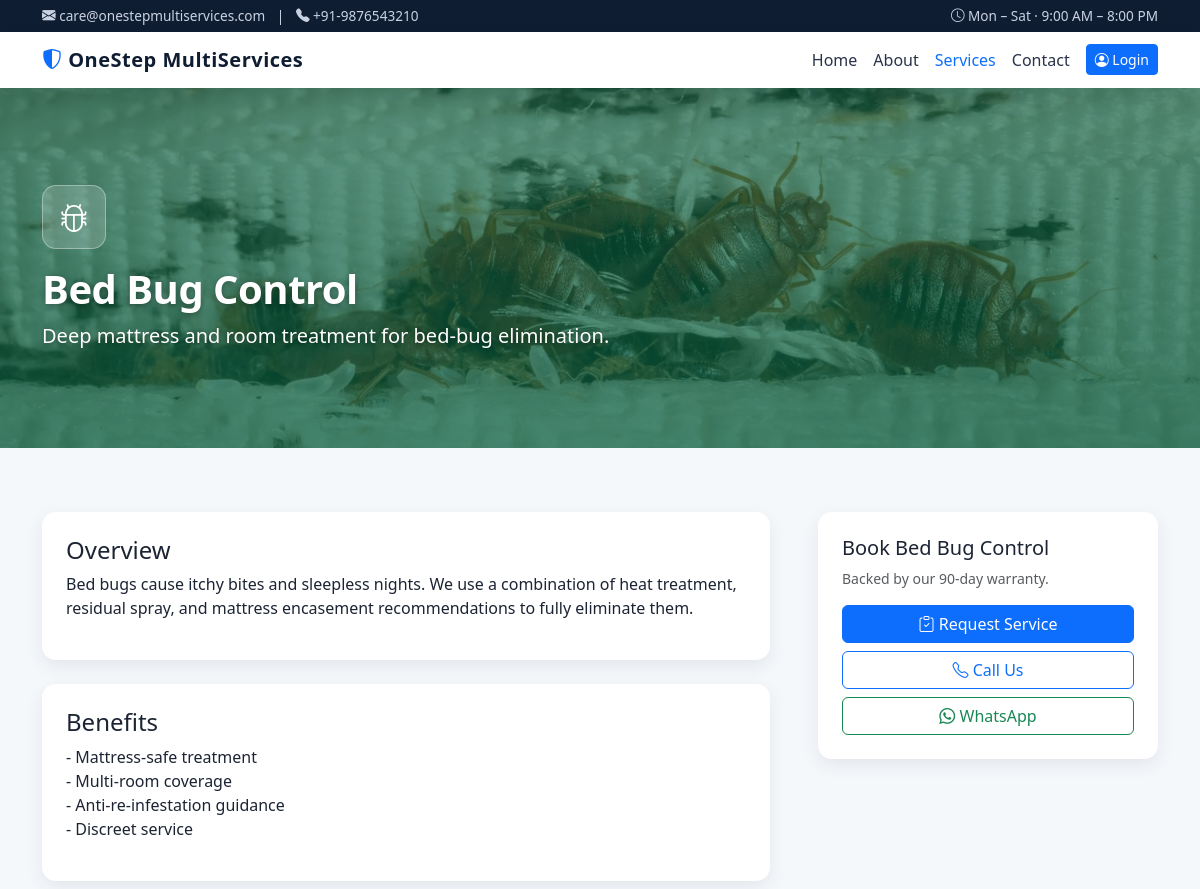
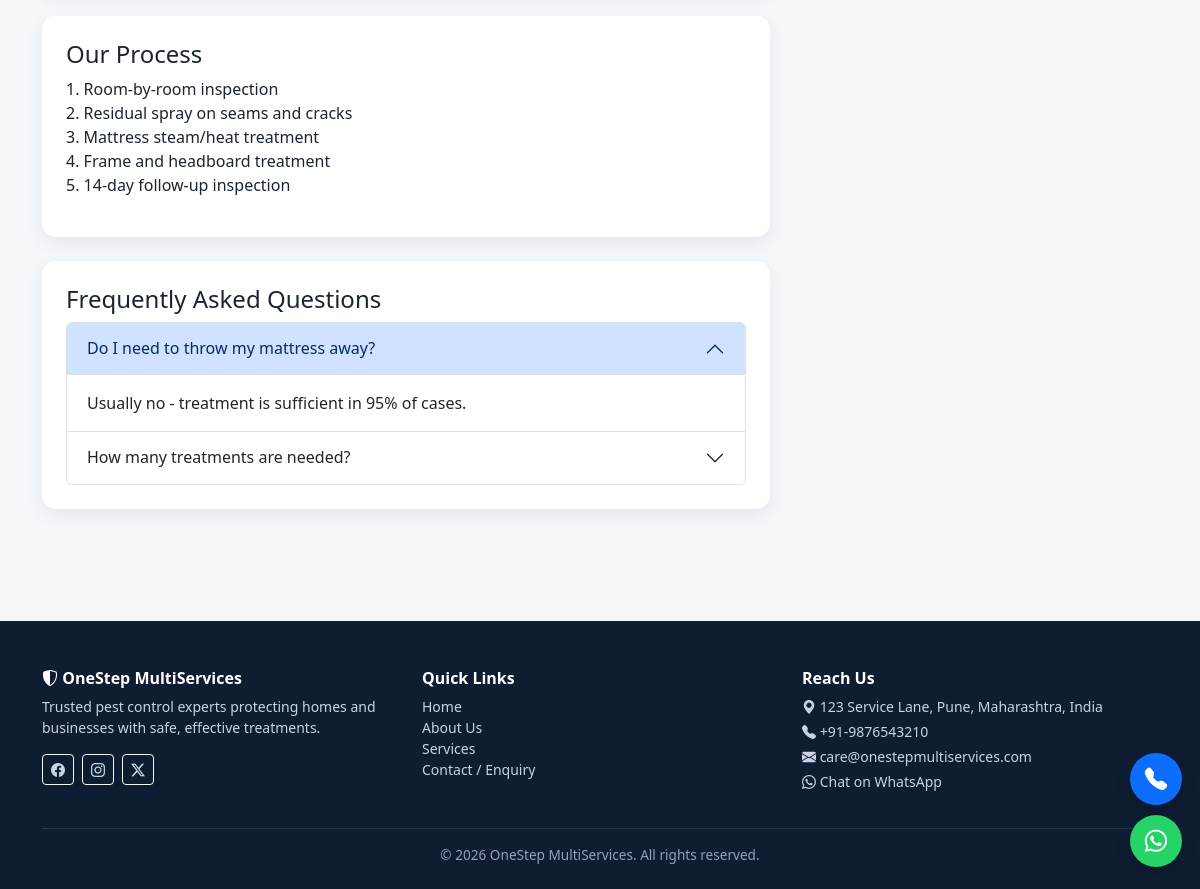
Screenshot of /services/bed-bug-control with the database file from the repository (2 pictures, top to bottom).
### models.py (models this page shows, shortened)
class Service(db.Model):
    __tablename__ = "services"
    id = db.Column(db.Integer, primary_key=True)
    name = db.Column(db.String(120), nullable=False, unique=True)
    slug = db.Column(db.String(120), unique=True, index=True)
    short_description = db.Column(db.String(255))
    description = db.Column(db.Text)
    benefits = db.Column(db.Text)
    process = db.Column(db.Text)
    faq = db.Column(db.Text)  # JSON-encoded Q&A list
    image = db.Column(db.String(255))  # static/images/<file>
    icon = db.Column(db.String(80))  # bootstrap-icons class e.g. bi-bug
    status = db.Column(db.String(20), default="ACTIVE")  # ACTIVE / INACTIVE
    created_at = db.Column(db.DateTime, default=datetime.utcnow)
    leads = db.relationship("Lead", backref="service", lazy=True)
    bookings = db.relationship("Booking", backref="service", lazy=True)
    @property
    def faq_list(self):
        if not self.faq:
            return []
        items, q, a = [], None, []
        for raw in self.faq.splitlines():
            line = raw.strip()
            if not line:
                continue
            if line.startswith("Q:"):
                if q is not None:
                    items.append({"q": q, "a": " ".join(a).strip()})
                q = line[2:].strip()
                a = []
            elif line.startswith("A:"):
                a.append(line[2:].strip())
            else:
                if q is not None:
                    a.append(line)
        if q is not None:
            items.append({"q": q, "a": " ".join(a).strip()})
        return items

### blueprints/public.py (the view)
@bp.route("/services/<slug>")
def service_detail(slug):
    service = Service.query.filter_by(slug=slug, status="ACTIVE").first_or_404()
    return render_template("public/service_detail.html", service=service)

### app/templates/public/service_detail.html (shortened to what this page needs)
{% extends "base.html" %}
{% set svc_image = service.image or ('services/' ~ service.slug ~ '.webp') %}
{% block content %}
{% if svc_image %}
<section class="os-service-hero" style="background-image: linear-gradient(rgba(7, 92, 62, 0.65), rgba(7, 92, 62, 0.75)), url('{{ url_for('static', filename=svc_image) }}');">
  <div class="container">
    <div class="icon-wrap mb-3"><i class="bi {{ service.icon or 'bi-bug-fill' }}"></i></div>
    <h1>{{ service.name }}</h1>
    <p class="lead mb-0 opacity-90">{{ service.short_description }}</p>
  </div>
</section>
{% endif %}
<section class="os-section">
  <div class="container">
    <div class="row g-5">
      <div class="col-lg-8">
        <div class="os-card p-4 mb-4">
          <h4>Overview</h4>
          <p>{{ service.description }}</p>
        </div>
        {% if service.benefits %}
        <div class="os-card p-4 mb-4">
          <h4>Benefits</h4>
          <p style="white-space: pre-line;">{{ service.benefits }}</p>
        </div>
        {% endif %}
        {% if service.process %}
        <div class="os-card p-4 mb-4">
          <h4>Our Process</h4>
          <p style="white-space: pre-line;">{{ service.process }}</p>
        </div>
        {% endif %}
        {% if service.faq %}
        <div class="os-card p-4">
          <h4>Frequently Asked Questions</h4>
          <div class="accordion" id="faqAcc">
            {% for item in (service.faq_list or []) %}
            <div class="accordion-item">
              <h2 class="accordion-header">
                <button class="accordion-button {% if not loop.first %}collapsed{% endif %}" type="button" data-bs-toggle="collapse" data-bs-target="#faq{{ loop.index }}">
                  {{ item.q }}
                </button>
              </h2>
              <div id="faq{{ loop.index }}" class="accordion-collapse collapse {% if loop.first %}show{% endif %}">
                <div class="accordion-body">{{ item.a }}</div>
              </div>
            </div>
            {% endfor %}
          </div>
        </div>
        {% endif %}
      </div>
      <div class="col-lg-4">
        <div class="os-card p-4 sticky-top" style="top:90px;">
          <h5>Book {{ service.name }}</h5>
          <p class="small text-muted">Backed by our {{ warranty_days }}-day warranty.</p>
          <a href="{{ url_for('public.contact') }}" class="btn btn-primary w-100">
            <i class="bi bi-clipboard-check"></i> Request Service
          </a>
          <a href="tel:{{ business_phone }}" class="btn btn-outline-primary w-100 mt-2">
            <i class="bi bi-telephone"></i> Call Us
          </a>
          <a href="https://wa.me/{{ business_whatsapp }}?text=Hi%2C%20I%20want%20to%20book%20{{ service.name|urlencode }}." target="_blank" class="btn btn-outline-success w-100 mt-2">
            <i class="bi bi-whatsapp"></i> WhatsApp
          </a>
        </div>
      </div>
    </div>
  </div>
</section>
{% endblock %}

### app/static/css/style.css (style rules this page uses)
:root { --os-primary: #0d6efd; --os-primary-dark: #0a58ca; --os-accent: #20c997; --os-dark: #0f1d33; --os-muted: #6c757d; --os-bg: #f5f8fb; --os-card-shadow: 0 6px 18px rgba(15, 29, 51, 0.08); --os-radius: 14px; }
body { background: var(--os-bg); font-family: 'Segoe UI', Roboto, system-ui, -apple-system, sans-serif; color: #1c2434; }
a { text-decoration: none; }
.os-service-hero { background-color: #075c3e; background-size: cover; background-position: center; background-repeat: no-repeat; color: #fff; padding: 5rem 0; min-height: 360px; display: flex; align-items: center; }
.os-service-hero h1 { font-weight: 800; letter-spacing: -.5px; text-shadow: 0 2px 6px rgba(0,0,0,.35); }
.os-service-hero .lead { text-shadow: 0 1px 4px rgba(0,0,0,.35); max-width: 720px; }
.os-service-hero .icon-wrap { width: 64px; height: 64px; border-radius: 14px; background: rgba(255,255,255,.18); border: 1px solid rgba(255,255,255,.35); color: #fff; display: flex; align-items: center; justify-content: center; font-size: 1.8rem; }
.os-section { padding: 4rem 0; }
.os-card { background: #fff; border-radius: var(--os-radius); box-shadow: var(--os-card-shadow); border: 0; transition: transform .2s ease, box-shadow .2s ease; }

### rows the page displays
Service: name "Bed Bug Control", short_description "Deep mattress and room treatment for bed-bug elimination.", description "Bed bugs cause itchy bites and sleepless nights. We use a combination of heat treatment, residual spray, and mattress encasement recommendations to fully eliminate them.", benefits "- Mattress-safe treatment - Multi-room coverage - Anti-re-infestation guidance - Discreet service", process "1. Room-by-room inspection 2. Residual spray on seams and cracks 3. Mattress steam/heat treatment 4. Frame and headboard treatment 5. 14-day follow-up inspection"

### other values shown
{{ business_email }} "care@onestepmultiservices.com"
{{ business_phone }} "+91-9876543210"
{{ business_name }} "OneStep MultiServices"
{{ item.q }} "Do I need to throw my mattress away?" "How many treatments are needed?"
{{ item.a }} "Usually no - treatment is sufficient in 95% of cases."
{{ warranty_days }} "90"
{{ business_address }} "123 Service Lane, Pune, Maharashtra, India"
